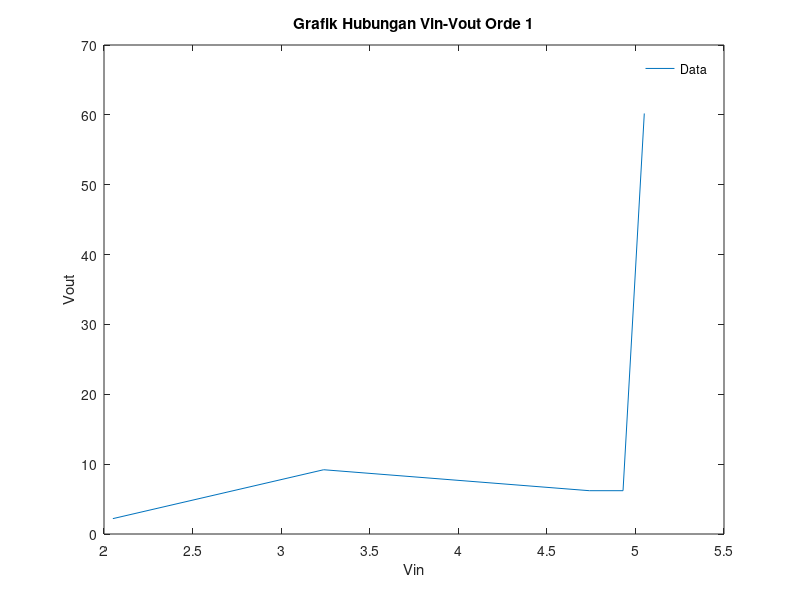
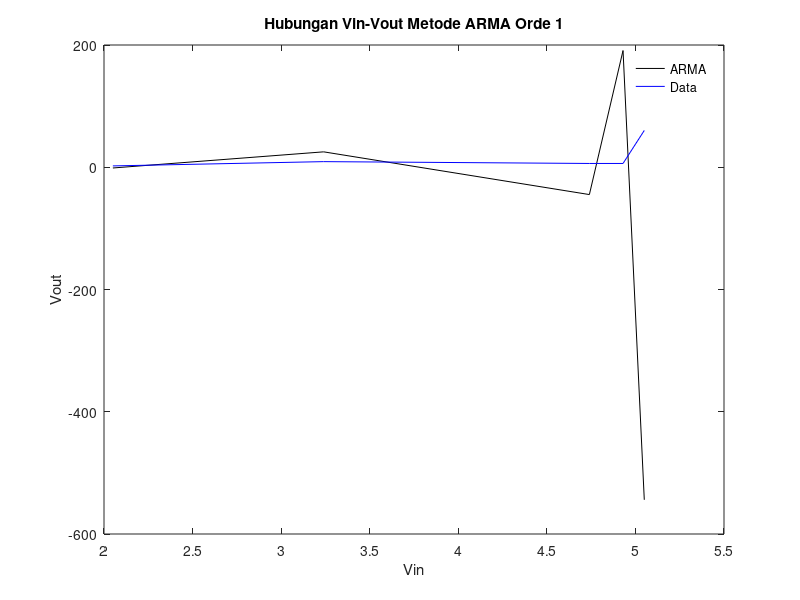

The MATLAB source for these figures, in order:
%% Program Praktikum PIS (OFFLINE)
% Merupakan program matlab untuk mengidentifikasikan parameter dari sebuah
% transfer function diskrit yang dihitung secara offline. Disusun oleh
% asisten praktikum PIS (Pemodelan dan Identifikasi Sistem) Tahun ajaran
% 2019/2020:
% 

%% Data Identifikasi
% Berisi data input dan output dari plant yang akan diidentifikasi.
clc; clear;

disp('Data Orde 1');
Vin1  = [2.05 3.24 4.74 4.93 5.05];
Vout1 = [2.2 9.2 6.2 6.2 60.2]; 
D1 = [Vin1' Vout1']
figure('Name','Grafik Hubungan Vin-Vout Orde 1','NumberTitle','off')
plot(Vin1,Vout1)
xlabel('Vin')
ylabel('Vout')
legend('Data')
legend('boxoff')
title('Grafik Hubungan Vin-Vout Orde 1')

% disp('Data Orde 2');
% Vin2  = [2.14 3.23 4.11 4.63 5.1];
% Vout2 = [12 22 32 42 62];
% D2 = [Vin2' Vout2']
% figure('Name','Grafik Hubungan Vin-Vout Orde 2','NumberTitle','off')
% plot(Vin2,Vout2)
% xlabel('Vin')
% ylabel('Vout')
% legend('Data')
% legend('boxoff')
% title('Grafik Hubungan Vin-Vout Orde 2')

% %% METODE LEAST SQUARE DENGAN STRUKTUR AUTO REGRESSIVE (ORDE 1)
% % Metode Auto Regresive atau (AR) Merupakan penghitungan parameter model 
% % sistem dengan persamaan dasar *y(k)=b0*x(k)+a0*y(k-1)*

% ARxk  = Vin1';
% ARyk  = Vout1'; 
% ARyk1 = [0;ARyk(1:length(ARyk)-1)];
% ARpi  = [ARxk ARyk1]
% AR    = inv(ARpi'*ARpi)*ARpi'*ARyk
% ARy(1)= AR(1)*ARxk(1)+AR(2)*0;
% for k=2:length(ARxk);
%     ARy(k)=AR(1)*ARxk(k)+AR(2)*ARy(k-1);    
% end
% DataAR = [ARxk ARy']
% figure('Name','Hubungan Vin-Vout Metode AR Orde 1','NumberTitle','off')
% plot(ARxk,ARy,'red',Vin1,Vout1,'blue')
% xlabel('Vin')
% ylabel('Vout')
% title('Hubungan Vin-Vout Metode AR Orde 1')
% legend('AR','Data')
% legend('boxoff')
% sys = tf(1,AR',1);
 
% %% METODE LEAST SQUARE DENGAN STRUKTUR AUTO REGRESSIVE (ORDE 2)
% % Metode Auto Regresive atau (AR) Merupakan penghitungan parameter model 
% % sistem dengan persamaan dasar *y(k)=b0*x(k)+a0*y(k-1)+a1*y(k-2)*

% ARxk  = Vin2';
% ARyk  = Vout2'; 
% ARyk1 = [0;ARyk(1:length(ARyk)-1)];
% ARyk2 = [0;0;ARyk(1:length(ARyk)-2)];
% ARpi  = [ARxk ARyk1 ARyk2]
% AR    = inv(ARpi'*ARpi)*ARpi'*ARyk
% 
% ARy(1)=AR(1)*ARxk(1)+AR(2)*0+AR(3)*0;
% ARy(2)=AR(1)*ARxk(2)+AR(2)*ARy(1)+AR(3)*0;
% for k=3:length(ARxk);
%     ARy(k)=AR(1)*ARxk(k)+AR(2)*ARy(k-1)+AR(3)*ARy(k-2);    
% end
% DataAR = [ARxk ARy']
% figure('Name','Hubungan Vin-Vout Metode AR Orde 2','NumberTitle','off')
% plot(ARxk,ARy,'red',Vin2,Vout2,'blue')
% xlabel('Vin')
% ylabel('Vout')
% title('Hubungan Vin-Vout Metode AR Orde 2')
% legend('AR','Data')
% legend('boxoff')
% sys = tf(1,AR',1);

% %% METODE LEAST SQUARE DENGAN STRUKTUR MOVING AVERAGE (ORDE 1)
% % Metode Moving Average atau (MA) Merupakan penghitungan parameter model 
% % sistem dengan persamaan dasar *y(k)=b0*x(k)+b1*x(k-1)*

% MAxk  = Vin1';
% MAyk  = Vout1'; 
% MAxk1 = [0;MAxk(1:length(MAxk)-1)];
% MApi  = [MAxk MAxk1]
% MA    = inv(MApi'*MApi)*MApi'*MAyk
% 
% MAy(1)=MA(1)*MAxk(1)+MA(2)*0;
% for k=2:length(MAxk);
%     MAy(k)=MA(1)*MAxk(k)+MA(2)*MAxk(k-1);    
% end
% DataMA = [MAxk MAy']
% figure('Name','Hubungan Vin-Vout Metode MA Orde 1','NumberTitle','off')
% plot(MAxk,MAy,'green',Vin1,Vout1,'blue')
% xlabel('Vin')
% ylabel('Vout')
% title('Hubungan Vin-Vout Metode MA Orde 1')
% legend('MA','Data')
% legend('boxoff')
% sys = tf(1,MA',1);

% %% METODE LEAST SQUARE DENGAN STRUKTUR MOVING AVERAGE (ORDE 2)
% % Metode Moving Average atau (MA) Merupakan penghitungan parameter model 
% % sistem dengan persamaan dasar *y(k)=b0*x(k)+b1*x(k-1)+b2*x(k-2)*
% 
% MAxk  = Vin2';
% MAyk  = Vout2'; 
% MAxk1 = [0;MAxk(1:length(MAxk)-1)];
% MAxk2 = [0;0;MAxk(1:length(MAxk)-2)];
% MApi  = [MAxk MAxk1 MAxk2]
% MA    = inv(MApi'*MApi)*MApi'*MAyk
% 
% MAy(1)=MA(1)*MAxk(1)+MA(2)*0+MA(3)*0;
% MAy(2)=MA(1)*MAxk(2)+MA(2)*MAy(1)+MA(3)*0;
% for k=3:length(MAxk);
%     MAy(k)=MA(1)*MAxk(k)+MA(2)*MAxk(k-1)+MA(3)*MAxk(k-2);    
% end
% DataMA = [MAxk MAy']
% figure('Name','Hubungan Vin-Vout Metode MA Orde 2','NumberTitle','off')
% plot(MAxk,MAy,'green',Vin2,Vout2,'blue')
% xlabel('Vin')
% ylabel('Vout')
% title('Hubungan Vin-Vout Metode MA Orde 2')
% legend('MA','Data')
% legend('boxoff')
% sys = tf(1,MA',1);

%% METODE LEAST SQUARE DENGAN STRUKTUR AUTO REGRESSIVE MOVING AVERAGE (ORDE 1)
% Metode Auto Regresive Moving Average (ARMA) Merupakan penghitungan 
% parameter model sistem dengan persamaan dasar 
% *y(k)=b0*x(k)+b1*x(k-1)+a0*y(k-1)*

ARMAxk  = Vin1';
ARMAyk  = Vout1'; 
ARMAxk1 = [0;ARMAxk(1:length(ARMAxk)-1)];
ARMAyk1 = [0;ARMAyk(1:length(ARMAyk)-1)];
ARMApi  = [ARMAxk ARMAxk1 ARMAyk1]
ARMA    = inv(ARMApi'*ARMApi)*ARMApi'*ARMAyk

ARMAy(1)=ARMA(1)*ARMAxk(1)+ARMA(2)*0+ARMA(3)*0;
for k=2:length(ARMAxk);
    ARMAy(k)=ARMA(1)*ARMAxk(k)+ARMA(2)*ARMAxk(k-1)+ARMA(3)*ARMAy(k-1);    
end
DataARMA = [ARMAxk ARMAy']
figure('Name','Hubungan Vin-Vout Metode ARMA Orde 1','NumberTitle','off')
plot(ARMAxk,ARMAy,'black',Vin1,Vout1,'blue')
xlabel('Vin')
ylabel('Vout')
title('Hubungan Vin-Vout Metode ARMA Orde 1')
legend('ARMA','Data')
legend('boxoff')
sys = tf(1,ARMA',1);
% 
%% METODE LEAST SQUARE DENGAN STRUKTUR AUTO REGRESSIVE MOVING AVERAGE (ORDE 2)
% Metode Auto Regresive Moving Average (ARMA) Merupakan penghitungan 
% parameter model sistem dengan persamaan dasar 
% *y(k)=b0*x(k)+b1*x(k-1)+b2*x(k-2)+a0*y(k-1)+a1*y(k-2)*

% ARMAxk  = Vin2';
% ARMAyk  = Vout2'; 
% ARMAxk1 = [0;ARMAxk(1:length(ARMAxk)-1)];
% ARMAxk2 = [0;0;ARMAxk(1:length(ARMAxk)-2)];
% ARMAyk1 = [0;ARMAyk(1:length(ARMAyk)-1)];
% ARMAyk2 = [0;0;ARMAyk(1:length(ARMAyk)-2)];
% ARMApi  = [ARMAxk ARMAxk1 ARMAxk2 ARMAyk1 ARMAyk2]
% ARMA    = inv(ARMApi'*ARMApi)*ARMApi'*ARMAyk
% 
% ARMAy(1)=ARMA(1)*ARMAxk(1)+ARMA(2)*0+ARMA(3)*0+ARMA(4)*0+ARMA(5)*0;
% ARMAy(2)=ARMA(1)*ARMAxk(2)+ARMA(2)*ARMAxk(1)+ARMA(3)*0+ARMA(4)*ARMAy(1)+...
%     ARMA(5)*0;
% for k=3:length(ARMAxk);
%     ARMAy(k)=ARMA(1)*ARMAxk(k)+ARMA(2)*ARMAxk(k-1)+ARMA(3)*ARMAxk(k-2)+...
%         ARMA(4)*ARMAy(k-1)+ARMA(5)*ARMAy(k-2);    
% end
% DataARMA = [ARMAxk ARMAy']
% figure('Name','Hubungan Vin-Vout Metode ARMA Orde 2','NumberTitle','off')
% plot(ARMAxk,ARMAy,'black',Vin2,Vout2,'blue')
% xlabel('Vin')
% ylabel('Vout')
% title('Hubungan Vin-Vout Metode ARMA Orde 2')
% legend('ARMA','Data')
% legend('boxoff')
% sys = tf(1,ARMA',1);